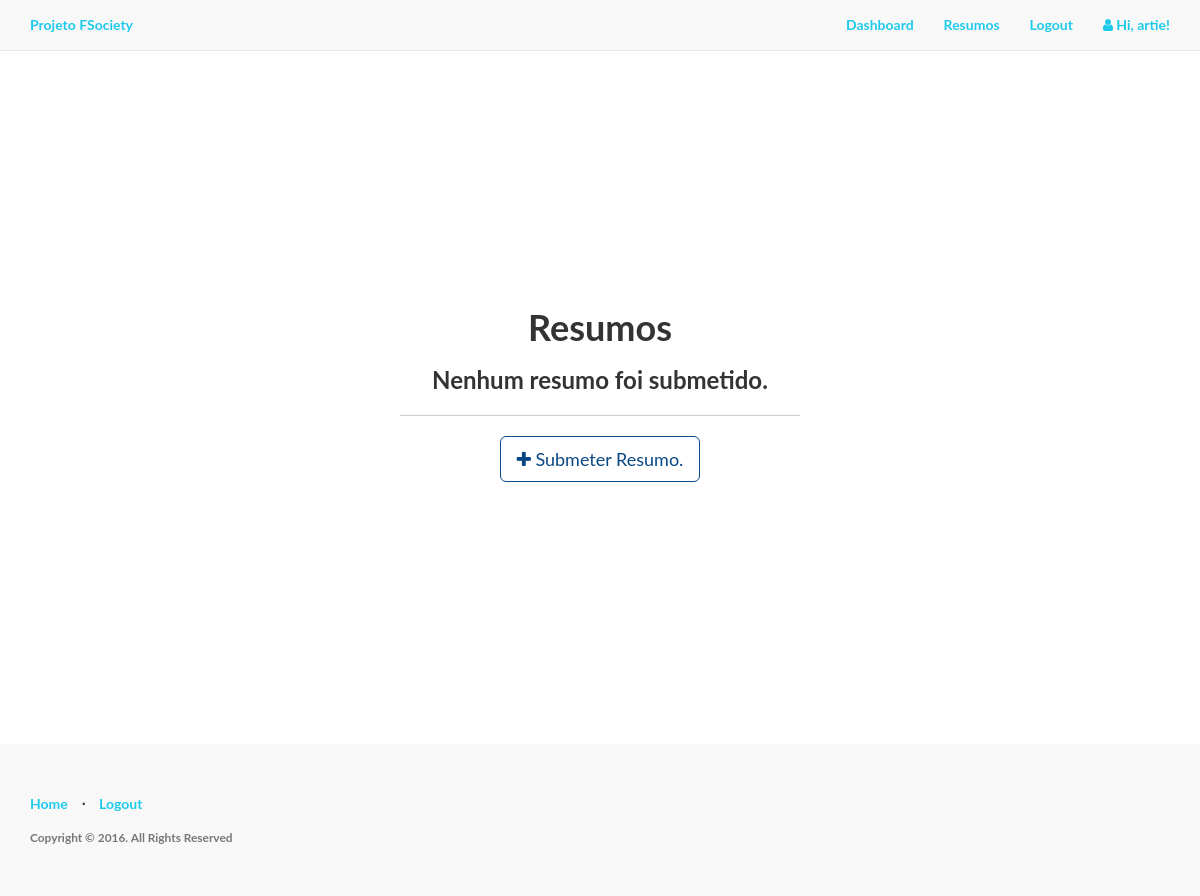
The app's page /aluno (signed in), older data.
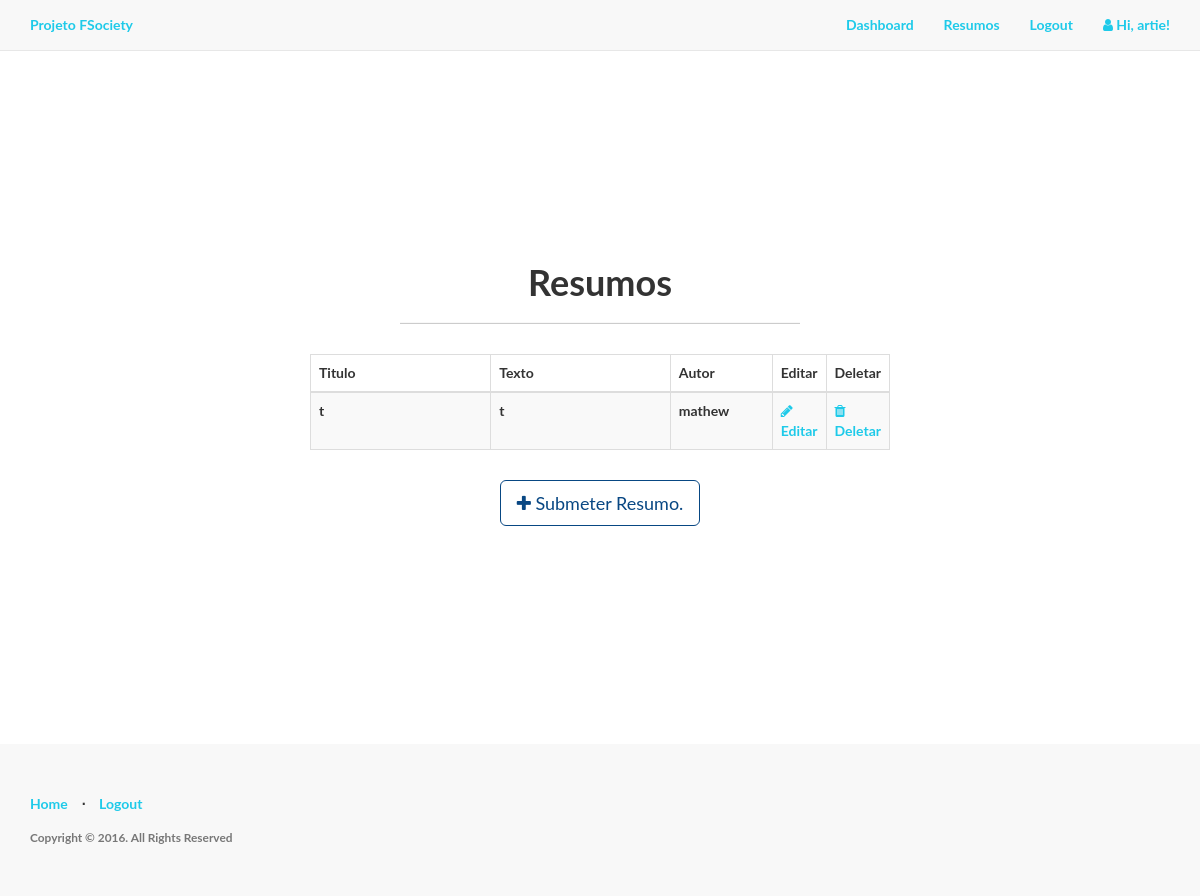
The same page, newer data.
### app/models.py (models this page shows, shortened)
class Usuario(UserMixin, db.Model):
    __tablename__ = 'usuarios'
    id = db.Column(db.Integer, primary_key=True)
    nome = db.Column(db.String(64), unique=True)#alpha?
    email = db.Column(db.String(64), index=True, unique=True)
    is_prof = db.Column(db.Boolean, default=False)
    password_hash = db.Column(db.String(64))
    resumo = db.relationship('Resumo', backref='usuarios', lazy='dynamic')
    @property
    def password(self):
        raise AttributeError("A senha nao e um atributo que pode ser lido")
    def is_professor(self):
        return self.is_prof

class Resumo(db.Model):
    __tablename__ = 'resumos'
    id = db.Column(db.Integer, primary_key=True)
    titulo = db.Column(db.String(64), unique=True)
    texto = db.Column(db.String(512))
    situacao = db.Column(db.String(32), default='Submetido')
    autor = db.Column(db.Integer, db.ForeignKey('usuarios.id'))

### app/aluno/views.py (the view)
@aluno.route('/aluno', methods=['GET', 'POST'])
@login_required
def visualizar_resumos():
    resumo = Resumo.query.all()
    return render_template('aluno/resumos/resumos.html',
                           resumos=resumo, title="Resumos")

### app/models.py (called while the page is built)
@login_manager.user_loader
def load_user(user_id):
    return Usuario.query.get(int(user_id))

### app/templates/aluno/resumos/resumos.html (shortened to what this page needs)
{% import "bootstrap/utils.html" as utils %}
{% extends "base.html" %}
{% block body %}
<div class="content-section">
  <div class="outer">
    <div class="middle">
      <div class="inner">
        <br/>
        <br/>
        <h1 style="text-align:center;">Resumos</h1>
        {% if resumos %}
          <hr class="intro-divider">
          <div class="center">
            <table class="table table-striped table-bordered">
              <thead>
                <tr>
                  <th width="40%"> Titulo </th>
                  <th width="40%"> Texto </th>
                  <th width="40%"> Autor </th>
                  <th width="15%"> Editar </th>
                  <th width="15%"> Deletar </th>
                </tr>
              </thead>
              <tbody>
              {% for resumo in resumos %}
                <tr>
                  <td> {{ resumo.titulo }} </td>
                  <td> {{ resumo.texto }} </td>
                  <td> {{ resumo.autor }} </td>
                  <td>
                    <a href="{{ url_for('aluno.alterar_resumo', id=resumo.id) }}">
                      <i class="fa fa-pencil"></i> Editar
                    </a>
                  </td>
                  <td>
                    <a href="{{ url_for('aluno.apagar_resumo', id=resumo.id) }}">
                      <i class="fa fa-trash"></i> Deletar
                    </a>
                  </td>
                </tr>
              {% endfor %}
              </tbody>
            </table>
          </div>
          <div style="text-align: center">
        {% else %}
          <div style="text-align: center">
            <h3> Nenhum resumo foi submetido. </h3>
            <hr class="intro-divider">
        {% endif %}
          <a href="{{ url_for('aluno.submeter_resumo') }}" class="btn btn-default btn-lg">
            <i class="fa fa-plus"></i>
            Submeter Resumo.
          </a>
        </div>
      </div>
    </div>
  </div>
</div>
{% endblock %}

### app/templates/base.html (shortened to what this page needs)
<!DOCTYPE html>
<html lang="en">
<head>
    <link href="https://maxcdn.bootstrapcdn.com/bootstrap/3.3.7/css/bootstrap.min.css" rel="stylesheet">
    <link href="https://maxcdn.bootstrapcdn.com/font-awesome/4.7.0/css/font-awesome.min.css" rel="stylesheet">
    <link href="{{ url_for('static', filename='css/style.css') }}" rel="stylesheet">
</head>
<body>
    <nav class="navbar navbar-default navbar-fixed-top topnav" role="navigation">
        <div class="container topnav">
          <div class="navbar-header">
              <a class="navbar-brand topnav" href="{{ url_for('main.index') }}">Projeto FSociety</a>
          </div>
          <div class="collapse navbar-collapse" id="bs-example-navbar-collapse-1">
              <ul class="nav navbar-nav navbar-right">
                  {% if current_user.is_authenticated %}
                    {% if current_user.is_professor() %}
                        <li><a href="{{ url_for('main.professor_dashboard') }}">Dashboard</a></li>
                        <li><a href="{{ url_for('professor.visualizar_resumos') }}">Resumos</a></li>
                    {% else %}
                        <li><a href="{{ url_for('main.dashboard') }}">Dashboard</a></li>
                        <li><a href="{{ url_for('aluno.visualizar_resumos') }}">Resumos</a></li>
                    {% endif %}
                    <li><a href="{{ url_for('usuario.logout') }}">Logout</a></li>
                    <li><a><i class="fa fa-user"></i>  Hi, {{ current_user.nome }}!</a></li>
                  {% else %}
                    <li><a href="{{ url_for('main.index') }}">Home</a></li>
                    <li><a href="{{ url_for('usuario.register') }}">Register</a></li>
                    <li><a href="{{ url_for('usuario.login') }}">Login</a></li>
                  {% endif %}
              </ul>
          </div>
        </div>
    </nav>
    <div class="wrapper">
      {% block body %}
      {% endblock %}
      <div class="push"></div>
    </div>
    <footer>
        <div class="container">
            <div class="row">
                <div class="col-lg-12">
                    <ul class="list-inline">
                        <li><a href="{{ url_for('main.index') }}">Home</a></li>
                        <li class="footer-menu-divider">⋅</li>
                        {% if current_user.is_authenticated %}
                        <li><a href="{{ url_for('usuario.logout') }}">Logout</a></li>
                        {% else %}
                        <li><a href="{{ url_for('usuario.register') }}">Register</a></li>
                        <li class="footer-menu-divider">⋅</li>
                        <li><a href="{{ url_for('usuario.login') }}">Login</a></li>
                        {% endif %}
                    </ul>
                    <p class="copyright text-muted small">Copyright © 2016. All Rights Reserved</p>
                </div>
            </div>
        </div>
    </footer>
</body>
</html>

### app/static/css/style.css (style rules this page uses)
body, html { width: 100%; height: 100%; }
body, h1, h2, h3 { font-family: "Lato", "Helvetica Neue", Helvetica, Arial, sans-serif; font-weight: 700; }
a, .navbar-default .navbar-brand, .navbar-default .navbar-nav>li>a { color: #1ecae9; }
footer { padding: 50px 0; background-color: #f8f8f8; }
p.copyright { margin: 15px 0 0; }
.btn-default { border-color: #084783; color: #084783; }
.center { margin: auto; width: 50%; padding: 10px; }
.content-section { padding: 50px 0; border-top: 1px solid #e7e7e7; }
.footer, .push { clear: both; height: 4em; }
.intro-divider { width: 400px; border-top: 1px solid #f8f8f8; border-bottom: 1px solid rgba(0,0,0,0.2); }
.topnav { font-size: 14px; }
.wrapper { min-height: 100%; height: auto !important; height: 100%; margin: 0 auto -4em; }
.outer { display: table; position: absolute; height: 70%; width: 100%; }
.middle { display: table-cell; vertical-align: middle; }
.inner { margin-left: auto; margin-right: auto; }

Row changes from the older to the newer data that the page shows:
added Resumo: titulo "t", texto "t", autor "mathew"
Text that changed along with them:
text no longer shown: "Nenhum resumo foi submetido."
text now shown: "Titulo Texto Autor Editar Deletar"
